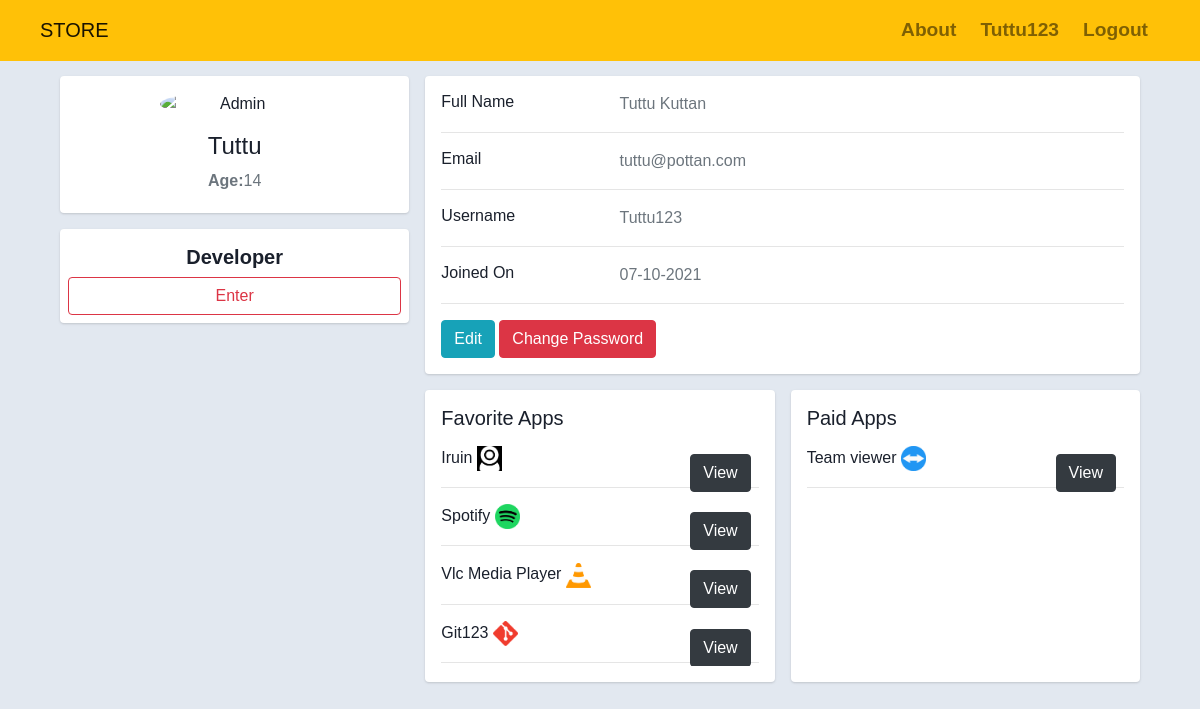
Page /profile.php (signed in) on the committed database.
### tables this page shows
CREATE TABLE `apps` (
  `id` int(11) NOT NULL,
  `name` varchar(512) NOT NULL,
  `status` int(11) NOT NULL,
  `icon` varchar(148) NOT NULL,
  `small_desc` text NOT NULL,
  `desc` longtext NOT NULL,
  `price` decimal(50,2) NOT NULL,
  `free` tinyint(1) NOT NULL,
  `file` varchar(248) NOT NULL,
  `size` int(11) NOT NULL,
  `version` varchar(50) NOT NULL,
  `date` datetime NOT NULL,
  `dir` varchar(50) NOT NULL
);

### profile.php (the view, shortened to what this page needs)
<?php
require_once('config.php');
$stmt = $pdo->prepare("SELECT dev_id FROM developer WHERE user_id = :id");
$stmt->bindValue(':id', $_SESSION['id']);
$stmt->execute();
$count = $stmt->rowCount();
if ($count > 0) {
    $dev = true;
} else {
    $dev = false;
}
$stmt = $pdo->prepare("SELECT apps.id,apps.icon,apps.name FROM apps, favorite WHERE favorite.user_id = :id AND favorite.app_id = apps.id");
$stmt->bindValue(':id', $_SESSION['id']);
$stmt->execute();
$countfav=$stmt->rowCount();
$apps = $stmt->fetchAll(PDO::FETCH_ASSOC);
$stmt = $pdo->prepare("SELECT apps.id,apps.icon,apps.name FROM apps, sold WHERE sold.user_id = :id AND sold.app_id = apps.id");
$stmt->bindValue(':id', $_SESSION['id']);
$stmt->execute();
$countdn=$stmt->rowCount();
$appsdn = $stmt->fetchAll(PDO::FETCH_ASSOC);
?>
<!DOCTYPE html>
<html lang="en">
<head>
    <link rel="stylesheet" href="css/bootstrap4.css">
    <link rel="stylesheet" href="https://use.fontawesome.com/releases/v5.7.0/css/all.css">
    <link rel="stylesheet" href="css/style.css">
</head>
<body>
    <nav class="conatiner">
        <nav class="navbar navbar-expand-lg navbar-light bg-warning">
            <a class="navbar-brand mx-md-4" href="./">STORE</a>
            <div class="collapse navbar-collapse" id="navbarSupportedContent">
                <ul class="navbar-nav ml-auto mr-md-4 ">
                    <li class="nav-item font-weight-bold text-size mx-md-1">
                        <a class="nav-link" href="#">About</a>
                    </li>
                    <?php
                    if (isset($_SESSION['username'])) {
                        echo '<li class="nav-item font-weight-bold text-size mx-md-1">
                    <a class="nav-link" style="cursor: pointer;" href="profile.php">' . $_SESSION['username'] . '</a>
                  </li>';
                        echo '<li class="nav-item font-weight-bold text-size mx-md-1">
                    <a class="nav-link" style="cursor: pointer;" href="logout.php">Logout</a>
                    </li>';
                    } else {
                        echo '<li class="nav-item font-weight-bold text-size mx-md-1">
                    <a class="nav-link" style="cursor: pointer;" href="login/">Login</a>
                    </li>';
                    }
                    ?>
            </div>
        </nav>
    </nav>
    <div class="container">
        <div class="main-body">
            <div class="row gutters-sm">
                <div class="col-md-4 mb-3">
                    <div class="card">
                        <div class="card-body">
                            <div class="d-flex flex-column align-items-center text-center">
                                <img src="https://bootdey.com/img/Content/avatar/avatar7.png" alt="Admin" class="rounded-circle" width="150">
                                <div class="mt-3 ">
                                    <h4><?php $n = explode(' ', $_SESSION['name']);
                                        echo $n[0]; ?></h4>
                                    <p class="text-secondary mb-1"><b>Age:</b><?php echo $_SESSION['age']; ?></p>
                                </div>
                            </div>
                        </div>
                    </div>
                    <div class="card mt-3 p-md-2">
                        <?php if ($dev) {
                            echo '<h5 for="#join_dev" class="my-md-2 text-center"><b>Developer</b></h5>
                             <a href="developer/index.php" class="btn btn-outline-danger">Enter</a>';
                        } else {
                            echo '
                              <h5 for="#join_dev" class="my-md-2 text-center"><b>Join as Developer</b></h5>
                              <input type="button" id="join_dev" class="btn btn-outline-danger" value="JOIN" data-toggle="modal" data-target="#join">
                              ';
                        }
                        ?>
                    </div>
                </div>
                <div class="col-md-8">
                    <div class="card mb-3">
                        <div class="card-body">
                            <div class="row">
                                <div class="col-sm-3">
                                    <h6 class="mb-0">Full Name</h6>
                                </div>
                                <div class="col-sm-9 text-secondary">
                                    <?php echo $_SESSION['name']; ?>
                                </div>
                            </div>
                            <hr>
                            <div class="row">
                                <div class="col-sm-3">
                                    <h6 class="mb-0">Email</h6>
                                </div>
                                <div class="col-sm-9 text-secondary">
                                    <?php echo $_SESSION['email']; ?>
                                </div>
                            </div>
                            <hr>
                            <div class="row">
                                <div class="col-sm-3">
                                    <h6 class="mb-0">Username</h6>
                                </div>
                                <div class="col-sm-9 text-secondary">
                                    <?php echo $_SESSION['username']; ?>
                                </div>
                            </div>
                            <hr>
                            <div class="row">
                                <div class="col-sm-3">
                                    <h6 class="mb-0">Joined On</h6>
                                </div>
                                <div class="col-sm-9 text-secondary">
                                    <?php echo date('d-m-Y', strtotime($_SESSION['created_date'])); ?>
                                </div>
                            </div>
                            <hr>
                            <div class="row">
                                <div class="col-sm-12">
                                    <a class="btn btn-info" href="edit.php">Edit</a>
                                    <a href='change.php' class='btn btn-danger text-md-right'>Change Password</a>
                                </div>
                            </div>
                        </div>
                    </div>
                    <div class="row gutters-sm">
                        <div class="col-sm-6 mb-3 <?php if($countfav==0) echo 'd-none' ?>">
                            <div class="card h-100">
                                <div class="card-body">
                                    <h5 class="d-flex align-items-center mb-3">Favorite Apps</h5>
                                    <div style="max-height: 220px; overflow-y: scroll;">
                                        <?php foreach ($apps as $i => $apps) {
                                            $icon = str_replace("../", "", $apps['icon']); ?>
                                            <div class="mb-3 ">
                                                <?php echo $apps['name']; ?>
                                                <img src="<?php echo $icon; ?>" width="25px">
                                                <div class="float-right">
                                                    <a href="apps.php?id=<?php echo $apps['id'] ?>" class="btn btn-dark m-2">View</a>
                                                </div>
                                                <hr>
                                            </div>
                                        <?php } ?>
                                    </div>
                                </div>
                            </div>
                        </div>
                        <div class="col-sm-6 mb-3 <?php if($countdn==0) echo 'd-none' ?>">
                            <div class="card h-100">
                                <div class="card-body">
                                    <h5 class="d-flex align-items-center mb-3">Paid Apps</h5>
                                    <div style="max-height: 220px; overflow-y: scroll;">
                                        <?php foreach ($appsdn as $i => $appsdn) {
                                            $icon = str_replace("../", "", $appsdn['icon']); ?>
                                            <div class="mb-3 ">
                                                <?php echo $appsdn['name']; ?>
                                                <img src="<?php echo $icon; ?>" width="25px">
                                                <div class="float-right">
                                                    <a href="apps.php?id=<?php echo $appsdn['id'] ?>" class="btn btn-dark m-2">View</a>
                                                </div>
                                                <hr>
                                            </div>
                                        <?php } ?>
                                    </div>
                                </div>
                            </div>
                        </div>
                    </div>
                </div>
            </div>
        </div>
    </div>
</body>
</html>

### css/style.css (style rules this page uses)
body { font-family: Solway,Verdana, Geneva, Tahoma, sans-serif; }
.text-size { font-size: 1.2rem; }

### profile.php (style rules this page uses)
body { color: #1a202c; text-align: left; background-color: #e2e8f0; }
.main-body { padding: 15px; }
.card { box-shadow: 0 1px 3px 0 rgba(0, 0, 0, .1), 0 1px 2px 0 rgba(0, 0, 0, .06); }
.card { position: relative; display: flex; flex-direction: column; min-width: 0; word-wrap: break-word; background-color: #fff; background-clip: border-box; border: 0 solid rgba(0, 0, 0, .125); border-radius: .25rem; }
.card-body { flex: 1 1 auto; min-height: 1px; padding: 1rem; }
.gutters-sm { margin-right: -8px; margin-left: -8px; }
.gutters-sm>.col, .gutters-sm>[class*=col-] { padding-right: 8px; padding-left: 8px; }
.mb-3, .my-3 { margin-bottom: 1rem !important; }
.h-100 { height: 100% !important; }

### rows in the picture
apps: name "Iruin", icon (picture)
apps: name "Spotify", icon (picture)
apps: name "Vlc Media Player", icon (picture)
apps: name "Git123", icon (picture)
apps: name "Team viewer", icon (picture)

### other values in the picture
$_SESSION['username'] "Tuttu123"
$n[0] "Tuttu"
$_SESSION['age'] "14"
$_SESSION['name'] "Tuttu Kuttan"
$_SESSION['email'] "tuttu@pottan.com"
date('d-m-Y', strtotime($_SESSION['created_date'])) "07-10-2021"
